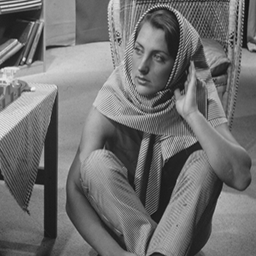
#> input picture Lab6/PNG_images/256/barbara.png, 256 x 256 px, given in place of einstein.png, which was not available
$ jupyter execute --allow-errors Lab6.ipynb
#> lines starting #> are read from the running program, lines starting #| are printed output that depends on the picture; pictures that were not available may be replaced by others from this repository, and a replacement may not be noted
[cell 1]
import cv2
import numpy as np
from skimage.metrics import peak_signal_noise_ratio, structural_similarity

def resize_image(image, target_size):
    target_height, target_width = target_size
    original_height, original_width = image.shape[:2]

    # Calculate scaling factors
    scale_x = target_width / original_width
    scale_y = target_height / original_height

    # Initialize the resized image
    resized_image = np.zeros((target_height, target_width), dtype=np.uint8)

    # Nearest neighbor interpolation
    for y in range(target_height):
        for x in range(target_width):
            px = int(x / scale_x)
            py = int(y / scale_y)
            resized_image[y, x] = image[py, px]

    return resized_image

def zero_pad(image, target_size):
    target_height, target_width = target_size
    original_height, original_width = image.shape[:2]

    # Calculate padding amounts
    pad_left = (target_width - original_width) // 2
    pad_right = target_width - original_width - pad_left
    pad_top = (target_height - original_height) // 2
    pad_bottom = target_height - original_height - pad_top

    # Pad the image
    padded_image = cv2.copyMakeBorder(image, pad_top, pad_bottom, pad_left, pad_right, cv2.BORDER_CONSTANT, value=0)

    return padded_image

def convolve(image, kernel):
    # Flip the kernel
    kernel = np.flipud(np.fliplr(kernel))

    # Get dimensions of image and kernel
    image_height, image_width = image.shape
    kernel_height, kernel_width = kernel.shape

    # Get dimensions for padding
    pad_height = kernel_height // 2
    pad_width = kernel_width // 2

    # Pad the image
    padded_image = np.zeros((image_height + 2 * pad_height, image_width + 2 * pad_width))
    padded_image[pad_height:-pad_height, pad_width:-pad_width] = image

    # Initialize the output image
    output = np.zeros_like(image)

    # Convolve the image with the kernel
    for y in range(image_height):
        for x in range(image_width):
            output[y, x] = np.sum(kernel * padded_image[y:y+kernel_height, x:x+kernel_width])

    return output

def gaussian_kernel(size, sigma):
    kernel = np.fromfunction(lambda x, y: (1/(2*np.pi*sigma**2)) * np.exp(-((x-(size-1)/2)**2 + (y-(size-1)/2)**2) / (2*sigma**2)), (size, size))
    return kernel / np.sum(kernel)

def gaussian_blur(image, size, sigma):
    kernel = gaussian_kernel(size, sigma)
    return convolve(image, kernel)

def fft_magnitude(image):
    f = np.fft.fft2(image)
    fshift = np.fft.fftshift(f)
    magnitude_spectrum = 20 * np.log(np.abs(fshift))
    return magnitude_spectrum

def main():
    image_paths = ['F:\Sem6\Computer Vision\Lab\Lab6\PNG_images\512\einstein.png', 'F:\Sem6\Computer Vision\Lab\Lab6\PNG_images\512\panda.png']  # Paths to your images
    sizes = [(256, 256), (128, 128), (64, 64), (32, 32), (16, 16)]

    for img_path in image_paths:
        original_image = cv2.imread(img_path, cv2.IMREAD_GRAYSCALE)
#> original_image is the input picture: shape (256, 256); min 15, max 242, mean 112.5
        print("Original image shape:", original_image.shape)
#| Original image shape: (256, 256)

        for target_size in sizes:
            # Resize the image
            resized_image = resize_image(original_image, target_size)

            # Zero pad the resized image
            padded_image = zero_pad(resized_image, (512, 512))

            # Apply Gaussian blur
            blurred_image = gaussian_blur(padded_image, size=5, sigma=1.4)

            # Compute FFT magnitude
            fft_mag = fft_magnitude(blurred_image)

            # Display FFT magnitude
            cv2.imshow(f'FFT Magnitude of {target_size}', fft_mag.astype(np.uint8))

            # Compute PSNR and SSIM
            original_resized = cv2.resize(original_image, target_size)
            psnr = peak_signal_noise_ratio(original_resized, blurred_image)
            ssim = structural_similarity(original_resized, blurred_image)
            print(f"Size: {target_size}, PSNR: {psnr}, SSIM: {ssim}")

            cv2.waitKey(0)
            cv2.destroyAllWindows()
#> this loop made 1 pass
#> pass 1, in zero_pad, `padded_image = cv2.copyMakeBorder(image, pad_top, pad_bottom, pad_left..`:
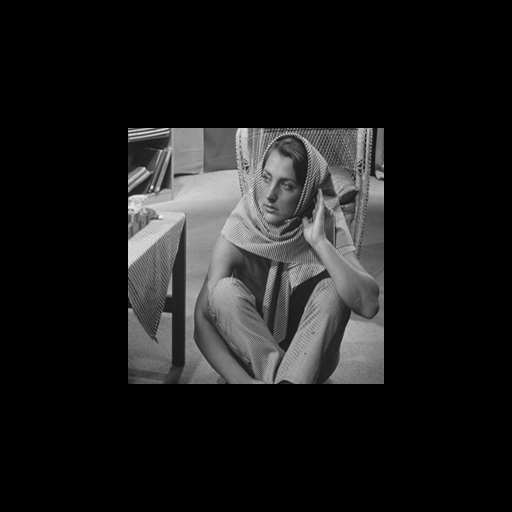
#> padded_image: shape (512, 512); min 0, max 242, mean 28.1
#> pass 1, in fft_magnitude, `magnitude_spectrum = 20 * np.log(np.abs(fshift))`:
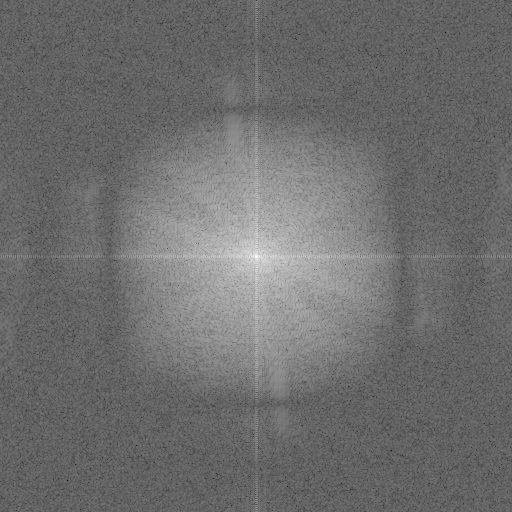
#> magnitude_spectrum: shape (512, 512) float64; min -66.05, max 316.2, mean 99.1; drawn with min black and max white

#> (the rest of this cell did not finish here and is left out)

$ run again, on Lab6/PNG_images/256/cat.png
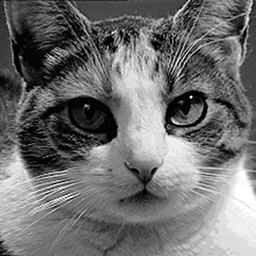
#> input picture Lab6/PNG_images/256/cat.png, 256 x 256 px, given in place of einstein.png, which was not available
#> in main, original_image is the input picture: shape (256, 256); min 0, max 255, mean 111.8
#| Original image shape: (256, 256)
#> the loop in main, `for target_size in sizes:` made 1 pass
#> pass 1, in main, `blurred_image = gaussian_blur(padded_image, size=5, sigma=1.4)`:
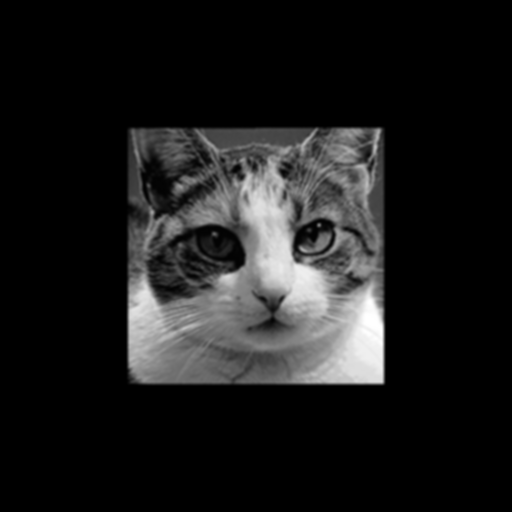
#> blurred_image: shape (512, 512); min 0, max 255, mean 27.8
#> pass 1, in main, `cv2.imshow(f'FFT Magnitude of {target_size}', fft_mag.astype(np.uint8))`:
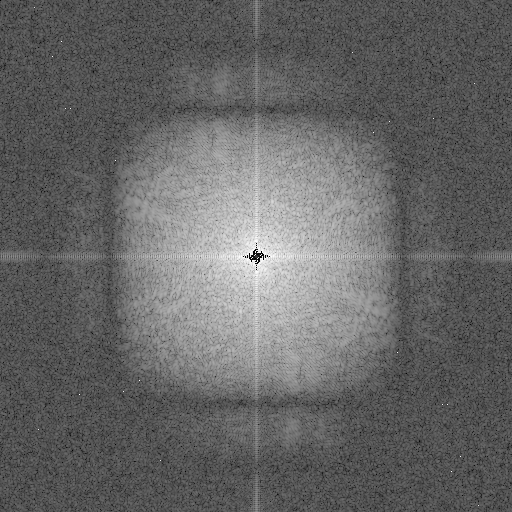
#> window 'FFT Magnitude of (256, 256)': shape (512, 512); min 0, max 255, mean 101.4
